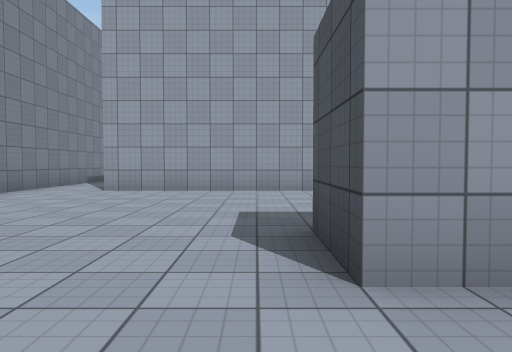
view 1 (above)

24 first-person views from a walk through a scene from a Unity 3-D project. The camera is 1.2 m above the floor, tilts 2° down and sees 70° across. The floor is counted in squares, 2 m on a side. Each view is taken from the middle of a square. On the plan, view 1 faces up. The plan holds only what a view shows up to about 10 squares ahead; the rest is blank. The place goes on beyond the plan. The player character is not drawn. Surface patterns are stand-ins for the level's own textures.

view 2
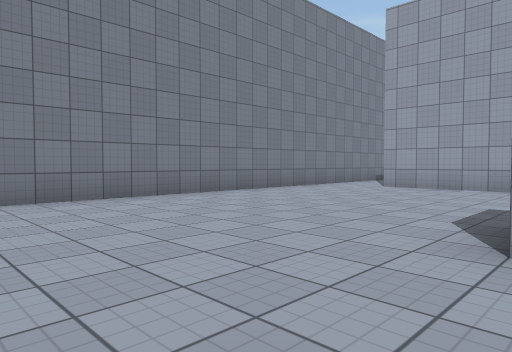

view 3
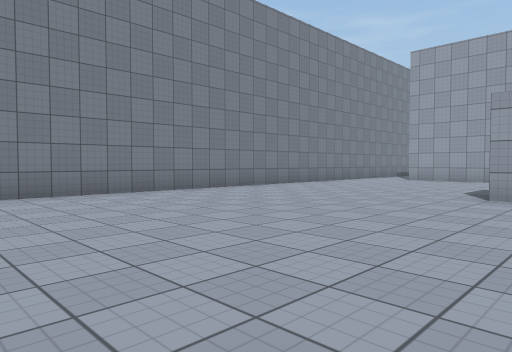

view 4
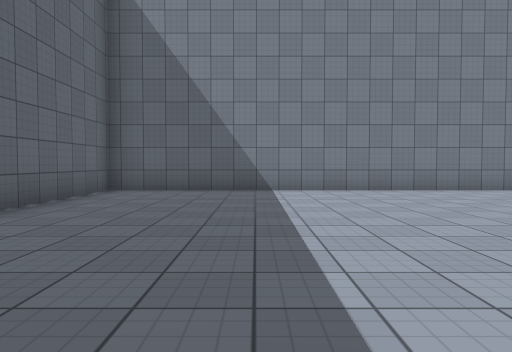

view 5
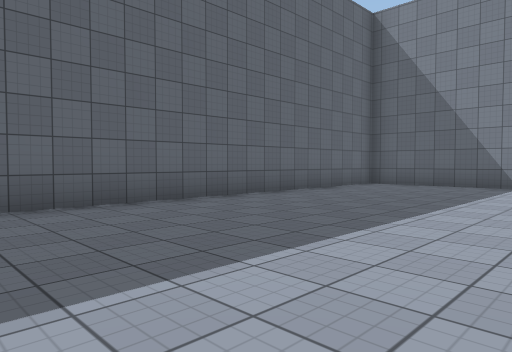

view 6
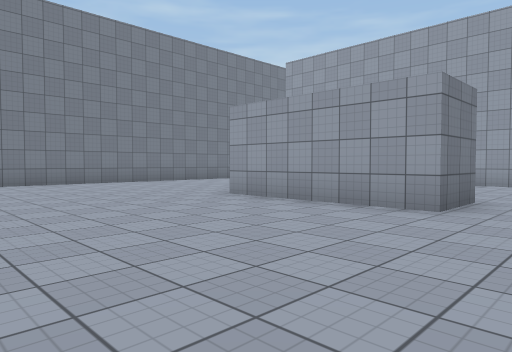

view 7
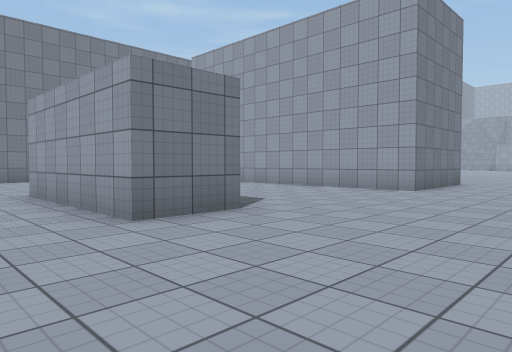

view 8
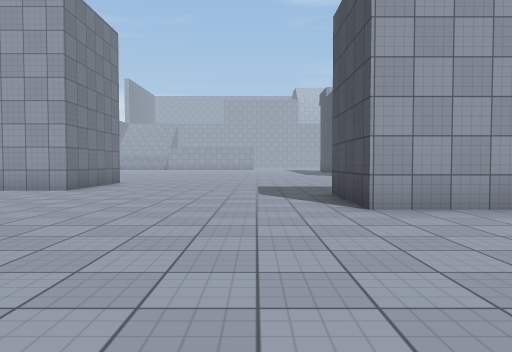

view 9
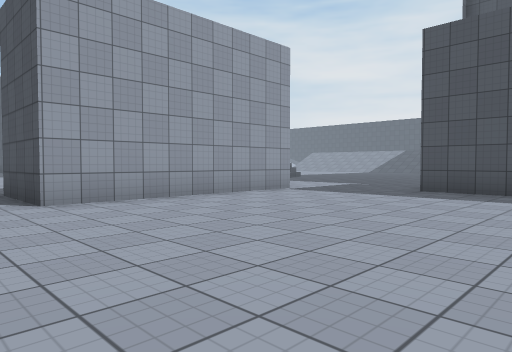

view 10
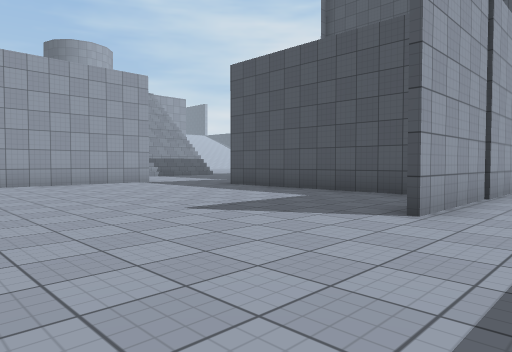

view 11
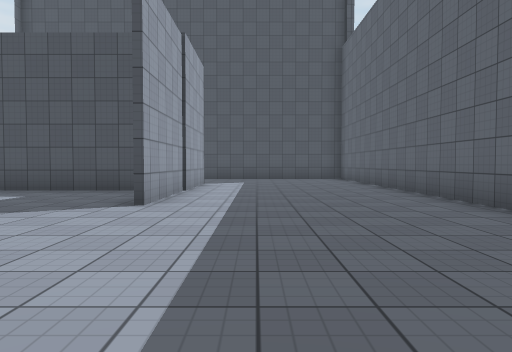

view 12
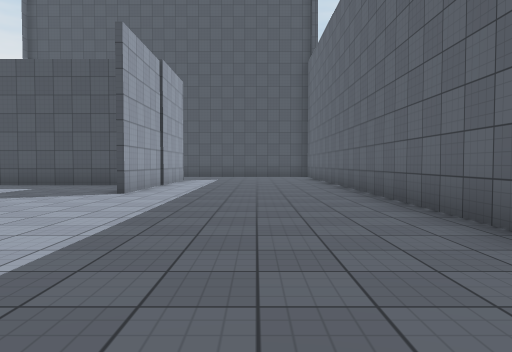

view 13
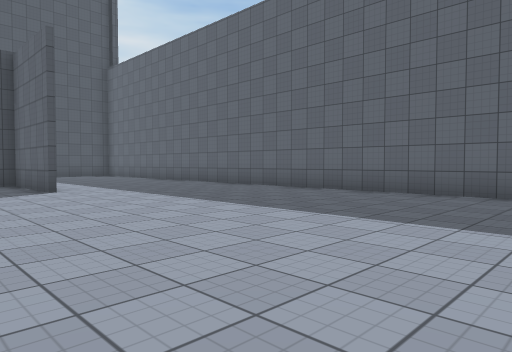

view 14
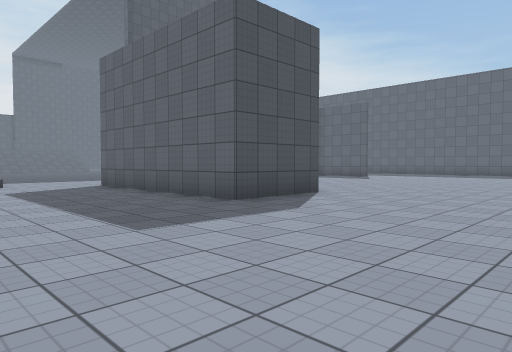

view 15
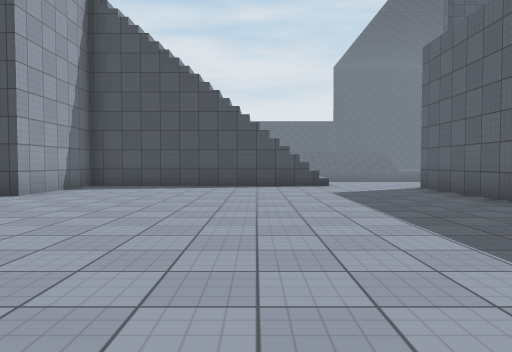

view 16
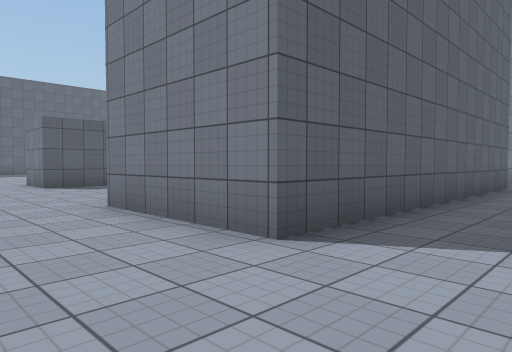

view 17
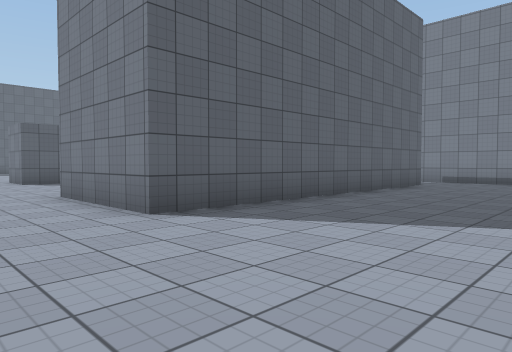

view 18
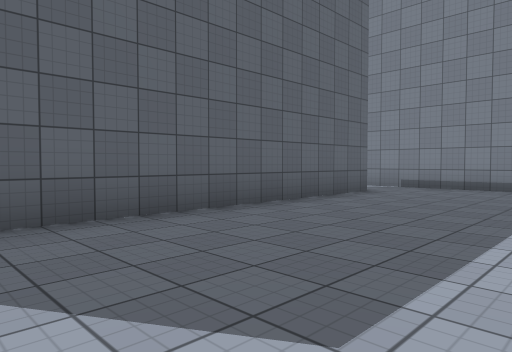

view 19
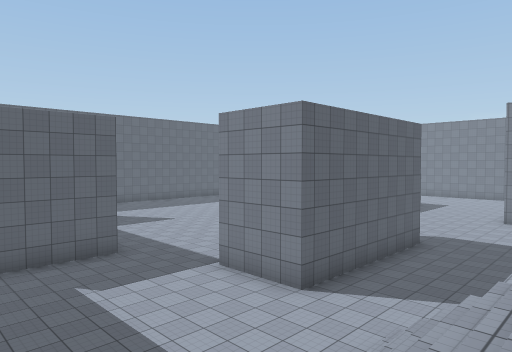

view 20
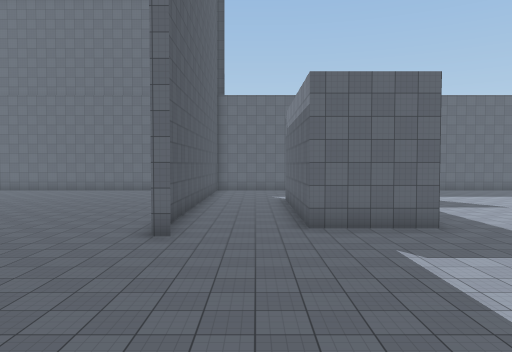

view 21
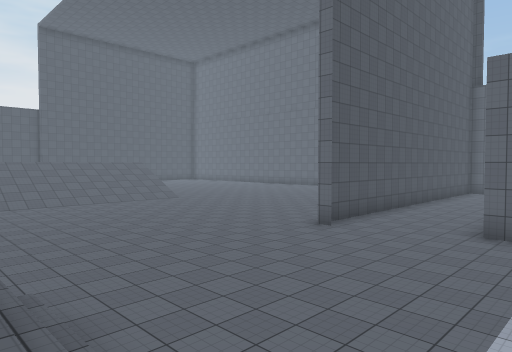

view 22
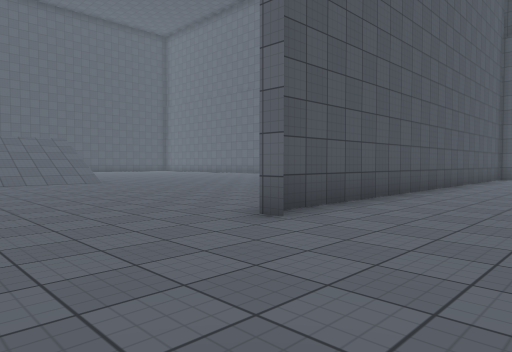

view 23
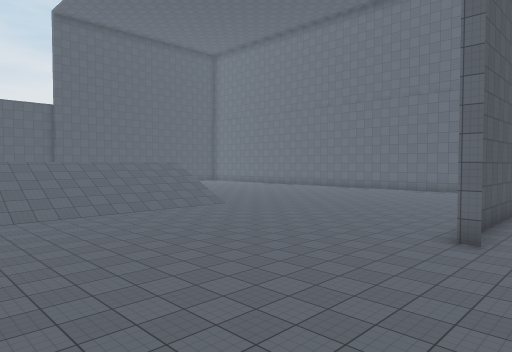

view 24
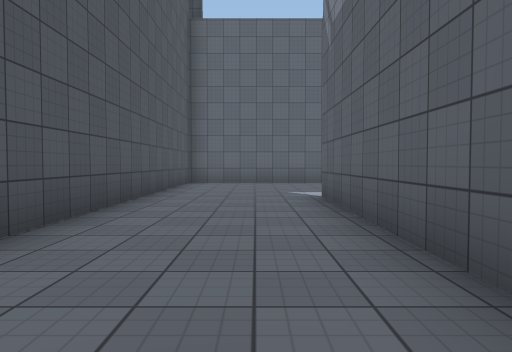

### Floor plan
Key: @ floor where view 1 was taken; # wall or solid block; . floor; / step, stairs or slope.
Columns run from 5 left of view 1 to 32 right of it. Each row starts with its distance up from view 1.
 15       .......    ...../
 14  ............   ....../
 13 #............ ......../
 12 #...................../
 11 #.########............/// /
 10 #.       #............/////
  9 #.       #............// ///.......
  8 #.########..........................//
  7 #...............#####...............//
  6 #...............#####.............../
  5 #...............#####...............
  4 #...... ............................/
  3 #.....####........................../
  2 #.....####............###...#.......
  1 #.....................###...#......
  0 #....@................###...#.....
 -1 #.....................###...#.
 -2 #.....................###...#
 -3 #.....................###...#
 -4 #...................#####...#
 -5 #...........................#
 -6 #.......... ................#
 -7 #.......... ................#
 -8 #.........  ................#
 -9 #.........  .............
-10 ##########  #############

Where each view was taken, in squares from view 1:
view 1: 0 up, 0 right, facing up
view 2: 1 down, 1 right, facing up-left
view 3: 5 down, 2 right, facing up-left
view 4: 6 down, 3 right, facing left
view 5: 4 down, 5 right, facing down-left
view 6: 3 down, 6 right, facing up-left
view 7: 0 up, 8 right, facing up-left
view 8: 0 up, 9 right, facing up
view 9: 1 down, 9 right, facing up-right
view 10: 6 down, 10 right, facing up-right
view 11: 6 down, 9 right, facing right
view 12: 7 down, 7 right, facing right
view 13: 2 down, 6 right, facing down-right
view 14: 11 up, 6 right, facing down-right
view 15: 11 up, 7 right, facing right
view 16: 13 up, 7 right, facing down-left
view 17: 15 up, 7 right, facing down-left
view 18: 15 up, 4 right, facing down-left
view 19: 11 up, 21 right, facing down-left
view 20: 10 up, 21 right, facing down
view 21: 10 up, 18 right, facing down-right
view 22: 6 up, 20 right, facing down-right
view 23: 10 up, 21 right, facing down-right
view 24: 2 up, 21 right, facing down
